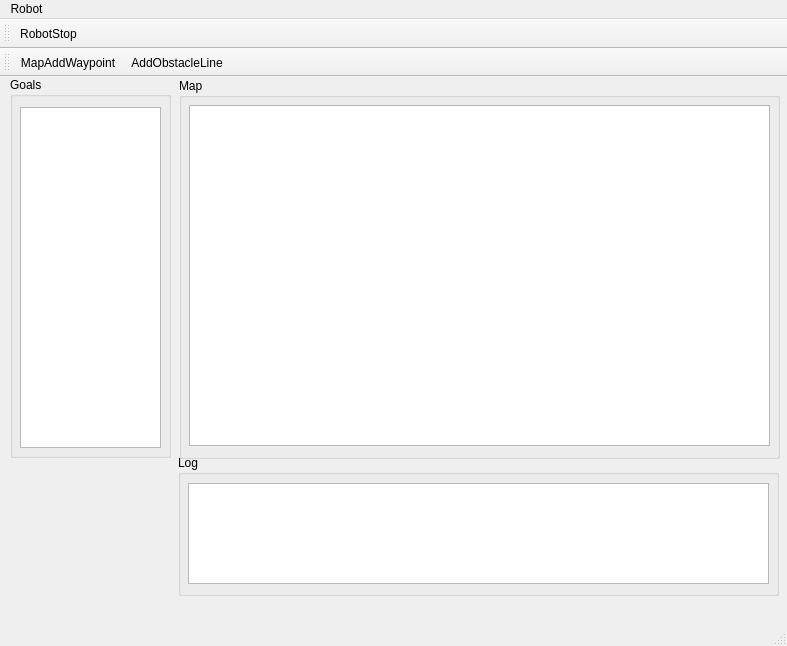
<?xml version="1.0" encoding="UTF-8"?>
<ui version="4.0">
 <class>MainWindow</class>
 <widget class="QMainWindow" name="MainWindow">
  <property name="enabled">
   <bool>true</bool>
  </property>
  <property name="geometry">
   <rect>
    <x>0</x>
    <y>0</y>
    <width>787</width>
    <height>646</height>
   </rect>
  </property>
  <property name="sizePolicy">
   <sizepolicy hsizetype="Fixed" vsizetype="Fixed">
    <horstretch>0</horstretch>
    <verstretch>0</verstretch>
   </sizepolicy>
  </property>
  <property name="minimumSize">
   <size>
    <width>787</width>
    <height>646</height>
   </size>
  </property>
  <property name="maximumSize">
   <size>
    <width>787</width>
    <height>646</height>
   </size>
  </property>
  <property name="windowTitle">
   <string>MainWindow</string>
  </property>
  <widget class="QWidget" name="centralWidget">
   <widget class="QGroupBox" name="groupBoxGoals">
    <property name="geometry">
     <rect>
      <x>10</x>
      <y>0</y>
      <width>161</width>
      <height>381</height>
     </rect>
    </property>
    <property name="title">
     <string>Goals</string>
    </property>
    <widget class="QListWidget" name="listWidgetGoals">
     <property name="geometry">
      <rect>
       <x>10</x>
       <y>30</y>
       <width>141</width>
       <height>341</height>
      </rect>
     </property>
    </widget>
   </widget>
   <widget class="QGroupBox" name="groupBoxMap">
    <property name="geometry">
     <rect>
      <x>179</x>
      <y>1</y>
      <width>601</width>
      <height>381</height>
     </rect>
    </property>
    <property name="title">
     <string>Map</string>
    </property>
    <widget class="QGraphicsView" name="graphicsViewMap">
     <property name="geometry">
      <rect>
       <x>10</x>
       <y>27</y>
       <width>581</width>
       <height>341</height>
      </rect>
     </property>
    </widget>
   </widget>
   <widget class="QGroupBox" name="groupBoxLog">
    <property name="geometry">
     <rect>
      <x>178</x>
      <y>378</y>
      <width>601</width>
      <height>141</height>
     </rect>
    </property>
    <property name="title">
     <string>Log</string>
    </property>
    <widget class="QTextBrowser" name="textBrowserLog">
     <property name="geometry">
      <rect>
       <x>10</x>
       <y>28</y>
       <width>581</width>
       <height>101</height>
      </rect>
     </property>
    </widget>
   </widget>
  </widget>
  <widget class="QMenuBar" name="menuBar">
   <property name="geometry">
    <rect>
     <x>0</x>
     <y>0</y>
     <width>787</width>
     <height>22</height>
    </rect>
   </property>
   <widget class="QMenu" name="menuRobot">
    <property name="title">
     <string>Robot</string>
    </property>
    <addaction name="actionConnect"/>
    <addaction name="separator"/>
    <addaction name="actionQuit"/>
   </widget>
   <addaction name="menuRobot"/>
  </widget>
  <widget class="QToolBar" name="toolBarRobotControl">
   <attribute name="toolBarArea">
    <enum>TopToolBarArea</enum>
   </attribute>
   <attribute name="toolBarBreak">
    <bool>false</bool>
   </attribute>
   <addaction name="actionRobotStop"/>
  </widget>
  <widget class="QStatusBar" name="statusBar"/>
  <widget class="QToolBar" name="toolBarMapControl">
   <property name="windowTitle">
    <string>toolBar</string>
   </property>
   <attribute name="toolBarArea">
    <enum>TopToolBarArea</enum>
   </attribute>
   <attribute name="toolBarBreak">
    <bool>true</bool>
   </attribute>
   <addaction name="actionMapAddWaypoint"/>
   <addaction name="actionAddObstacleLine"/>
  </widget>
  <action name="actionConnect">
   <property name="text">
    <string>Connect ...</string>
   </property>
  </action>
  <action name="actionQuit">
   <property name="text">
    <string>Quit</string>
   </property>
  </action>
  <action name="actionRobotStop">
   <property name="checkable">
    <bool>true</bool>
   </property>
   <property name="text">
    <string>RobotStop</string>
   </property>
   <property name="toolTip">
    <string>Stop robot</string>
   </property>
  </action>
  <action name="actionRobotSendHome">
   <property name="text">
    <string>RobotSendHome</string>
   </property>
   <property name="toolTip">
    <string>Send the robot home</string>
   </property>
  </action>
  <action name="actionMapAddWaypoint">
   <property name="checkable">
    <bool>true</bool>
   </property>
   <property name="text">
    <string>MapAddWaypoint</string>
   </property>
   <property name="toolTip">
    <string>Add a waypoint</string>
   </property>
  </action>
  <action name="actionAddObstacleLine">
   <property name="checkable">
    <bool>true</bool>
   </property>
   <property name="text">
    <string>AddObstacleLine</string>
   </property>
   <property name="toolTip">
    <string>Add a linear obstacle</string>
   </property>
  </action>
 </widget>
 <layoutdefault spacing="6" margin="11"/>
 <resources/>
 <connections/>
</ui>
